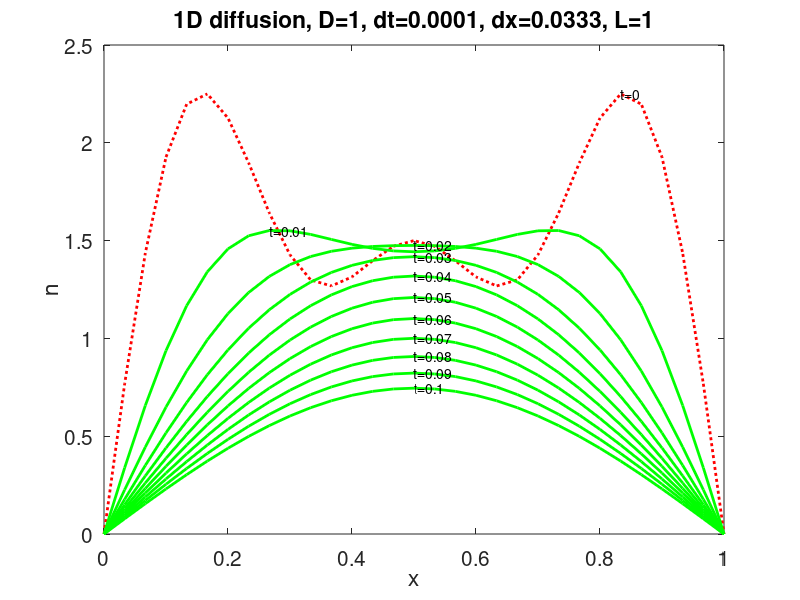

MATLAB code to generate this figure:
% Hua-sheng XIE, huashengxie@gmail.com, IFTS-ZJU, 2012-06-15 12:07
% Solving the diffusion equation, dn/dt=D*d^2n/dx^2.
% Q: How to treat numerical diffusion? A: dx should be large!
close all;clear;clc;
D=1.0; nt=1001; dt=0.0001; L=1.0; nj=30; dx=L/nj; x=0:dx:L;
n=zeros(nt+1,nj+1);
n(1,:)=2.0.*sin(pi.*x./L)+1.0.*sin(3*pi.*x./L)+0.5.*sin(5*pi.*x./L);
set(gcf,'DefaultAxesFontSize',15);
for it=1:nt
    if(mod(it,floor(nt/10))==1)
        if(it<=1)
            plot(x,n(1,:),'r:','LineWidth',2);hold on;
        else
            plot(x,n(it,:),'g','LineWidth',2);
        end
        xlabel('x');ylabel('n');
        title(['1D diffusion, D=',num2str(D),', dt=',num2str(dt),...
            ', dx=',num2str(dx,3),', L=',num2str(L)]);%ylim([0,2.5]);
        [ym,idx]=max(n(it,:),[],2);
        text(x(idx),ym,['t=',num2str((it-1)*dt)]);
    end
    for j=2:nj
        n(it+1,j)=n(it,j)+D*(n(it,j+1)+n(it,j-1)-2*n(it,j))/(dx^2)*dt;
    end
    n(it+1,1)=0; n(it+1,nj+1)=0; pause(0.01);
end
print(gcf,'-dpng','diffusion_1d_x.png');
